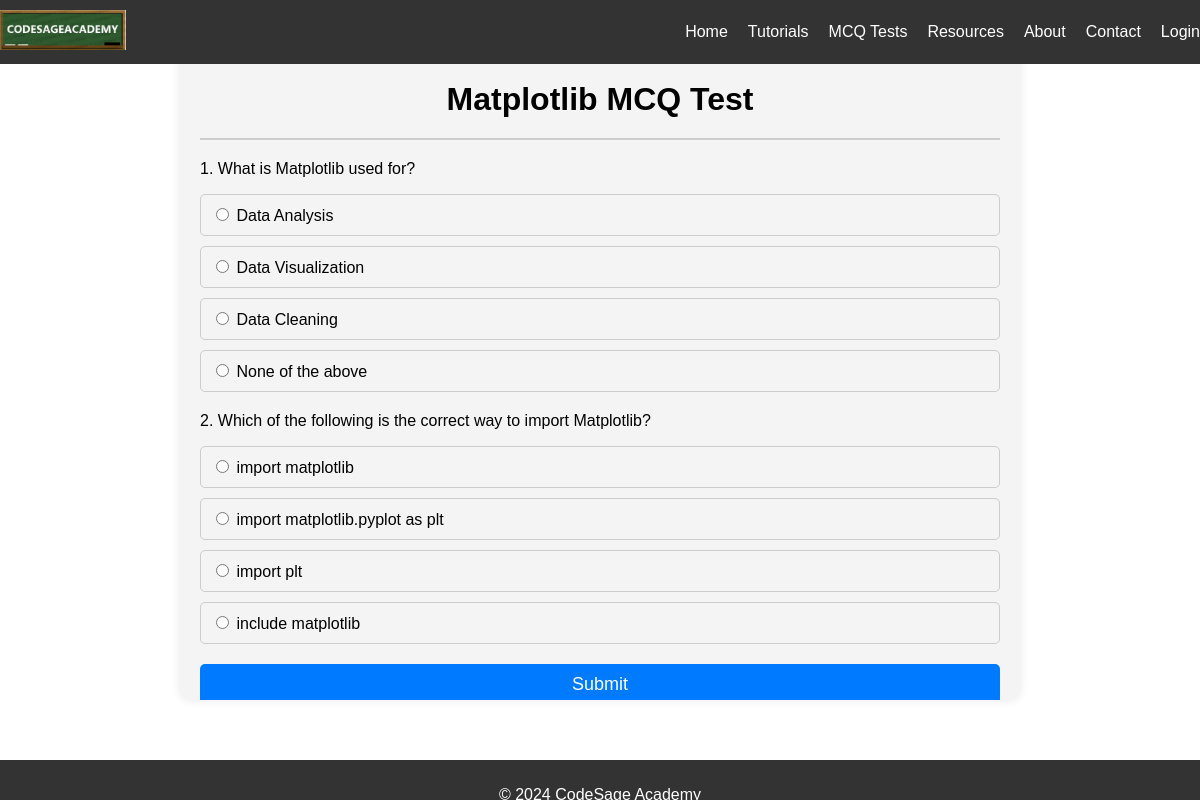
The page /mcq/Python/Matplotlib on the database its author committed.
### tables this page shows
CREATE TABLE questions (
                id INTEGER PRIMARY KEY AUTOINCREMENT,
                module TEXT NOT NULL,
                question TEXT NOT NULL,
                option1 TEXT NOT NULL,
                option2 TEXT NOT NULL,
                option3 TEXT NOT NULL,
                option4 TEXT NOT NULL,
                correct_option INTEGER NOT NULL
            );

### app.py (the view)
@app.route('/mcq/<language>/<module>')
def mcq_test(language, module):
    with sqlite3.connect('mcq.db') as conn:
        cursor = conn.cursor()
        cursor.execute('SELECT * FROM questions WHERE module = ?', (module,))
        questions = cursor.fetchall()
    return render_template('mcq_test.html', questions=questions, language=language, module=module)

### templates/mcq_test.html (shortened to what this page needs)
<!DOCTYPE html>
<html lang="en">
<head>
    <link rel="stylesheet" href="{{ url_for('static', filename='style.css') }}">
</head>
<body>
    <header>
        <div class="container header">
            <div class="logo">
                <img src="{{ url_for('static', filename='logo1.png') }}" alt="CodeSage Academy Logo">
            </div>
            <nav>
                <ul>
                    <li><a href="{{ url_for('index') }}">Home</a></li>
                    <li><a href="{{ url_for('tutorials') }}">Tutorials</a></li>
                    <li><a href="{{ url_for('Tests') }}">MCQ Tests</a></li>
                    <li><a href="{{ url_for('resources') }}">Resources</a></li>
                    <li><a href="{{ url_for('about') }}">About</a></li>
                    <li><a href="{{ url_for('contact') }}">Contact</a></li>
                    <li><a href="{{ url_for('login') }}">Login</a></li>
                </ul>
            </nav>
        </div>
    </header>
    <main>
        <div class="mcqcontainer">
            <h1 id="mcqid">{{ module }} MCQ Test</h1>
            <form action="{{ url_for('submit', language=language, module=module) }}" method="POST">
                {% for question in questions %}
                <div class="question">
                    <p>{{ loop.index }}. {{ question[2] }}</p>
                    <div class="options">
                        <label><input type="radio" name="{{ question[0] }}" value="1"> {{ question[3] }}</label>
                        <label><input type="radio" name="{{ question[0] }}" value="2"> {{ question[4] }}</label>
                        <label><input type="radio" name="{{ question[0] }}" value="3"> {{ question[5] }}</label>
                        <label><input type="radio" name="{{ question[0] }}" value="4"> {{ question[6] }}</label>
                    </div>
                </div>
                {% endfor %}
                <button type="submit">Submit</button>
            </form>
        </div>
    </main>
    <footer>
        <p>&copy; 2024 CodeSage Academy</p>
    </footer>
</body>
</html>

### static/style.css (style rules this page uses)
body { font-family: Arial, sans-serif; margin: 0; padding: 0; box-sizing: border-box; }
.header { background-color: #333; color: white; padding: 10px 0; display: flex; justify-content: space-between; align-items: center; position: fixed; top: 0; width: 100%; z-index: 1000; }
.header .logo img { height: 40px; }
nav ul { list-style: none; margin: 0; padding: 0; display: flex; }
nav ul li { margin-left: 20px; }
nav ul li a { color: white; text-decoration: none; }
main { padding: 20px; }
.mcqcontainer { max-width: 800px; margin: 0 auto; padding: 20px; background-color: #f4f4f4; border-radius: 10px; box-shadow: 0px 0px 10px rgba(0, 0, 0, 0.1); max-height: 80vh; overflow-y: auto; position: relative; }
#mcqid { text-align: center; margin-bottom: 20px; position: sticky; top: 0; background-color: #f4f4f4; padding: 20px 0; z-index: 1; border-bottom: 2px solid #ccc; }
.question { margin-bottom: 20px; }
.options label { display: block; padding: 10px; border: 1px solid #ccc; border-radius: 5px; margin-bottom: 10px; cursor: pointer; transition: background-color 0.3s ease; }
button[type="submit"] { display: block; width: 100%; padding: 10px; background-color: #007bff; color: white; border: none; border-radius: 5px; cursor: pointer; font-size: 18px; transition: background-color 0.3s ease; }
footer { height: 20px; background-color: #333; color: white; text-align: center; padding: 10px 0; position: fixed; bottom: 0; width: 100%; }

### rows shown on the page
questions: question "What is Matplotlib used for?", option1 "Data Analysis", option2 "Data Visualization", option3 "Data Cleaning", option4 "None of the above"
questions: question "Which of the following is the correct way to import Matplotlib?", option1 "import matplotlib", option2 "import matplotlib.pyplot as plt", option3 "import plt", option4 "include matplotlib"

### other values the page prints
{{ module }} "Matplotlib"
